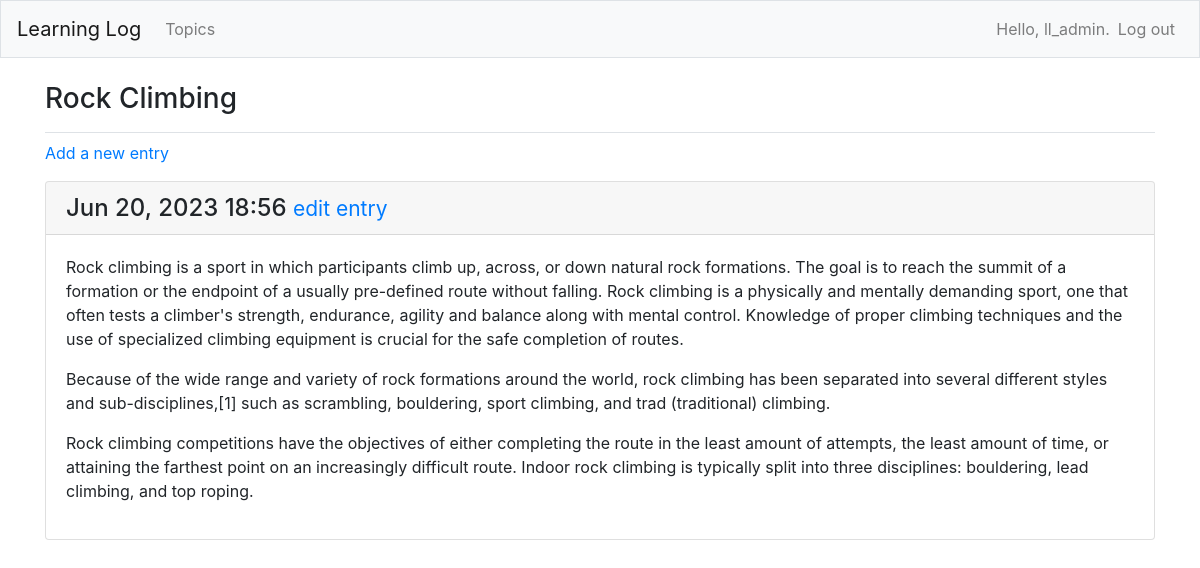
The page /topics/2/ (signed in) on the database its author committed.
### learning_logs/models.py (models this page shows, shortened)
class Topic(models.Model):
    text = models.CharField(max_length=200)
    date_added = models.DateTimeField(auto_now_add=True)
    owner = models.ForeignKey(User, on_delete=models.CASCADE)
    def __str__(self):
        return self.text

class Entry(models.Model):
    topic = models.ForeignKey(Topic, on_delete=models.CASCADE)
    text = models.TextField()
    date_added = models.DateTimeField(auto_now_add=True)
    class Meta:
        verbose_name_plural = 'entries'

### learning_logs/views.py (the view)
# urls.py: path('topics/<int:topic_id>/', views.topic, name='topic'),
@login_required
def topic(request, topic_id):
    topic = get_object_or_404(Topic, id=topic_id)
    if topic.owner != request.user:
        raise Http404
    entries = topic.entry_set.order_by('-date_added')
    context = {'topic': topic, 'entries': entries}
    return render(request, 'learning_logs/topic.html', context)

### learning_logs/templates/learning_logs/topic.html
{% extends 'learning_logs/base.html' %}
{% block page_header %}
    <h3>{{ topic }}</h3>
{% endblock page_header %}
{% block content %}
    <p>
        <a href="{% url 'learning_logs:new_entry' topic.id %}">Add a new entry</a>
    </p>
    {% for entry in entries %}
        <div class="card mb-3">
            <h4 class="card-header">
                {{ entry.date_added|date:'M d, Y H:i' }}
                <small><a href="{% url 'learning_logs:edit_entry' entry.id %}">
                edit entry</a></small>
            </h4>
            <div class="card-body">
                {{ entry.text|linebreaks }}
            </div>
        </div>
    {% empty %}
        <p>There are no entries for this topic yet.</p>
    {% endfor %}
{% endblock content %}

### learning_logs/templates/learning_logs/base.html (shortened to what this page needs)
{% load bootstrap4 %}
<!DOCTYPE html>
<html lang="en">
<head>
    {% bootstrap_css %}
</head>
<body>
    <nav class="navbar navbar-expand-md navbar-light bg-light mb-4 border">
        <a class="navbar-brand" href="{% url 'learning_logs:index'%}">Learning Log</a>
        <div class="collapse navbar-collapse" id="navbarCollapse">
            <ul class="navbar-nav mr-auto">
                <li class="nav-item">
                    <a class="nav-link" href="{% url 'learning_logs:topics'%}">Topics</a>
                </li>
            </ul>
            <ul class="navbar-nav ml-auto">
                {% if user.is_authenticated %}
                    <li class="nav-item">
                        <span class="navbar-text">Hello, {{ user.username }}.</span>
                    </li>
                    <li class="nav-item">
                        <a class="nav-link" href="{% url 'users:logout' %}">Log out</a>
                    </li>
                {% endif %}
            </ul>
        </div>
    </nav>
    <main role="main" class="container">
        <div class="pb-2 mb-2 border-bottom">
            {% block page_header %}{% endblock page_header %}
        </div>
        <div>
            {% block content %}{% endblock content %}
        </div>
    </main>
</body>
</html>

### rows shown on the page
Topic: text "Rock Climbing"
Entry: date_added "Jun 20, 2023 18:56", text "Rock climbing is a sport in which participants climb up, across, or down natural rock formations. The goal is to reach the summit of a formation or the endpoint of a usually pre-defined route without falling. Rock climbing is a physically and mentally demanding sport, one that often tests a climber's strength, endurance, agility and balance along with mental control. Knowledge of proper climbing techniques and the use of specialized climbing equipment is crucial for the safe completion of routes. Because of the wide range and variety of rock formations around the world, rock climbing has been separated into several different styles and sub-disciplines,[1] such as scrambling, bouldering,…"

### other values the page prints
{{ user.username }} "ll_admin"
